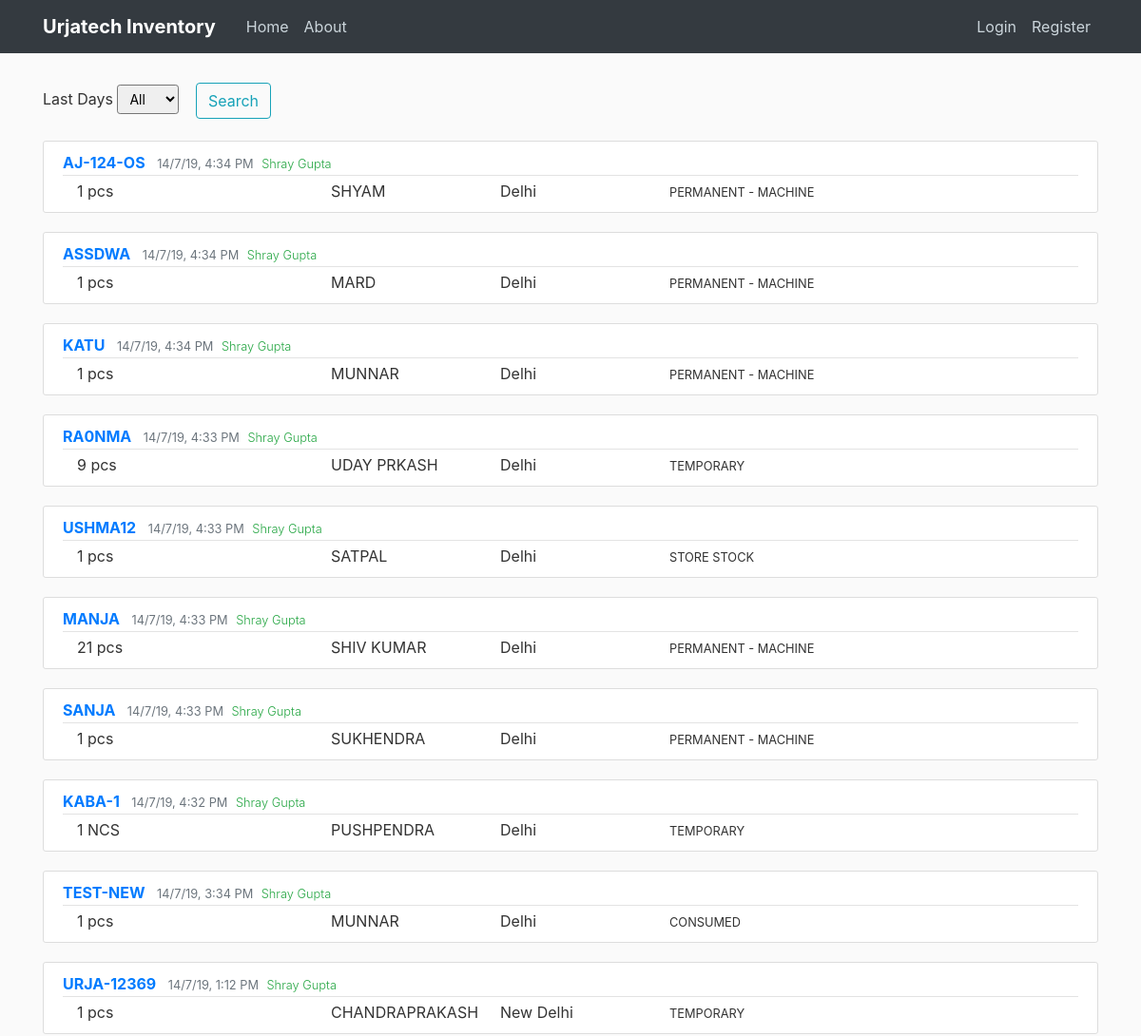
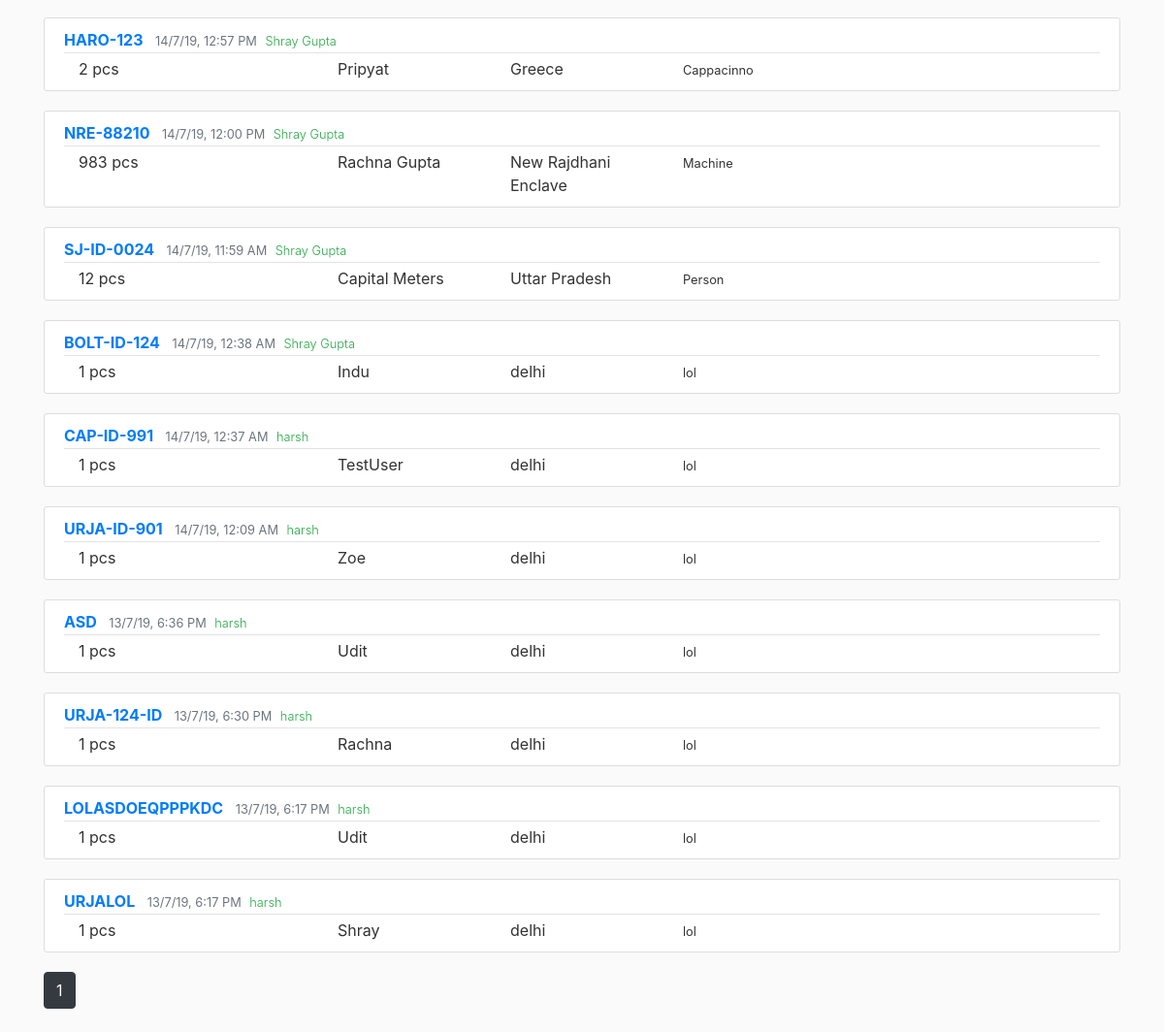
The page /home on the database its author committed (2 pictures, top to bottom).
### flaskblog/models.py (models this page shows, shortened)
class Post(db.Model):
    id = db.Column(db.Integer, primary_key=True)
    material_id = db.Column(db.String(50), nullable=False)
    numbers_issued = db.Column(db.Integer)
    unit = db.Column(db.String(10))
    person = db.Column(db.String(20))
    location = db.Column(db.String(50))
    type_issued = db.Column(db.String(20))
    date_posted = db.Column(db.DateTime, nullable=False, default=datetime.now)
    user_id = db.Column(db.Integer, db.ForeignKey('user.id'))

class User(db.Model, UserMixin):
    id = db.Column(db.Integer, primary_key=True)
    name = db.Column(db.String(30), nullable=False)
    username = db.Column(db.String(20), unique=True, nullable=False)
    email = db.Column(db.String(100), unique=True, nullable=False)
    image_file = db.Column(db.String(20), nullable=False, default='56c6632a3ab0abec.jpg')
    password = db.Column(db.String(60), nullable=False)
    posts = db.relationship('Post', backref='author', lazy=True)

### flaskblog/routes.py (the view)
@app.route("/", methods=['GET', 'POST'])
@app.route("/home", methods=['GET', 'POST'])
def home():
    is_empty=False
    page = request.args.get('page', 1, type=int)
    per_page=20
    form = SortDays()
    posts = Post.query.order_by(desc(Post.date_posted))
    if form.sort_days.data == '1':
        posts = Post.query.order_by(desc(Post.date_posted)).filter(Post.date_posted > (datetime.now()-timedelta(days=1)))
    elif form.sort_days.data == '7':
        posts = Post.query.order_by(desc(Post.date_posted)).filter(Post.date_posted > (datetime.now()-timedelta(hours=7)))
    elif form.sort_days.data == '30':
        posts = Post.query.order_by(desc(Post.date_posted)).filter(Post.date_posted > (datetime.now()-timedelta(days=30)))
    elif form.sort_days.data == '90':
        posts = Post.query.order_by(desc(Post.date_posted)).filter(Post.date_posted > (datetime.now()-timedelta(days=90)))
    elif form.sort_days.data == '360':
        posts = Post.query.order_by(desc(Post.date_posted)).filter(Post.date_posted > (datetime.now()-timedelta(days=360)))
    elif form.sort_days.data == 'All':
        posts = Post.query.order_by(desc(Post.date_posted))
    if len(posts.all()) == 0:
        is_empty = True
    return render_template('home.html', form=form,
                            posts=posts.paginate(page=page, per_page=per_page),
                            is_empty=is_empty)

### flaskblog/forms.py
class SortDays(FlaskForm):
    sort_days = SelectField('Last Days', choices=[('All', 'All'), ('1', '1'),
                                                  ('7', '7'), ('30', '30'),
                                                  ('90', '90'), ('360', '360')])
    submit = SubmitField('Search')

### flaskblog/templates/home.html (shortened to what this page needs)
{% extends "layout.html" %}
{% block content %}
<form method="POST" action="">
        <div class="form-group">
            {{ form.sort_days.label(class="form-control-label")}}
            {% if form.sort_days.errors %}
                {{ form.sort_days(class="form-control form-control-lg is-invalid") }}
                <div class="invalid-feedback">
                    {% for error in form.sort_days.errors %}
                    <span>
                    {{ error }}
                    </span>
                    {% endfor %}
                </div>
            {% else %}
            {{ form.sort_days(class="form-control-sm") }}
            {% endif %}
            <div class="btn">
              {{ form.submit(class="btn btn-outline-info") }}
            </div>
        </div>
</form>
{% for post in posts.items %}
  <article class="media content-section">
  <div class="media-body">
    <div class="article-metadata">
        <a class="mr-2 text-uppercase font-weight-bold" href="{{ url_for('post', post_id=post.id) }}"> {{ post.material_id }}</a>
        <small class="text-muted">{{ post.date_posted.strftime("%d/%-m/%-y, %-I:%M %p")}}</small>
        <small class="font-weight-light text-success ml-1">{{ post.author.name }}</small>
      </div>
      <div class="container text-sm">
        <div class="row">
          <div class="col-3">
            {{ post.numbers_issued }} {{post.unit}}
          </div>
          <div class="col-2">
            {{ post.person }}
          </div>
        <div class="col-2">
          {{ post.location }}
        </div>
        <div class="col">
          <small> {{ post.type_issued }}</small>
        </div>
      </div>
      </div>
    </div>
  </article>
{% endfor %}
{% for page_num in posts.iter_pages(left_edge=1, right_edge=1, left_current=1, right_current=2) %}
  {% if page_num %}
    {% if posts.page == page_num %}
      <a class="btn btn-dark mb-4" href="{{ url_for('home', page=page_num) }}">{{page_num}}</a>
    {% else %}
      <a class="btn btn-outline-dark mb-4" href="{{ url_for('home', page=page_num) }}">{{page_num}}</a>
    {% endif %}
  {% else %}
    ...
  {% endif %}
{% endfor %}
{% endblock content %}

### flaskblog/templates/layout.html (shortened to what this page needs)
<!DOCTYPE html>
<html lang="en">
<head>
    <link rel="stylesheet" href="https://stackpath.bootstrapcdn.com/bootstrap/4.3.1/css/bootstrap.min.css">
    <link rel="stylesheet" type="text/css" href="{{ url_for('static', filename='main.css')}}">
</head>
<body>
<header class="site-header">
    <nav class="navbar navbar-expand-md navbar-dark bg-dark fixed-top">
        <div class="container">
            <a class="navbar-brand mr-4 font-weight-bold" href="/">Urjatech Inventory</a>
            <div class="collapse navbar-collapse" id="navbarToggle">
                <div class="navbar-nav mr-auto">
                    <a class="nav-item nav-link" href="{{ url_for('home')}}">Home</a>
                    <a class="nav-item nav-link" href="{{ url_for('about')}}">About</a>
                </div>
                <div class="navbar-nav">
                    {% if current_user.is_authenticated %}
                      {% if current_user.username == 'harsh' %}
                        <a class="nav-item nav-link" href="{{ url_for('dashboard')}}">Dashboard</a>
                      {% endif %}
                      <a class="nav-item nav-link" href="{{ url_for('new_post')}}">New Entry</a>
                      <a class="nav-item nav-link" href="{{ url_for('account')}}">Account</a>
                      <a class="nav-item nav-link" href="{{ url_for('logout')}}">Logout</a>
                    {% else %}
                        <a class="nav-item nav-link" href="{{ url_for('login')}}">Login</a>
                        <a class="nav-item nav-link" href="{{ url_for('register')}}">Register</a>
                    {% endif %}
                </div>
            </div>
        </div>
    </nav>
</header>
<main role="main" class="container">
    <div class="row">
        <div class="col-md-12">
            {% block content %}{% endblock %}
        </div>
    </div>
</main>
</body>
</html>

### flaskblog/static/main.css (style rules this page uses)
body { background: #fafafa; color: #333333; margin-top: 5rem; }
.site-header .navbar-nav .nav-link { color: #cbd5db; }
.content-section { background: #ffffff; padding: 10px 20px; border: 1px solid #dddddd; border-radius: 3px; margin-bottom: 20px; }
.article-metadata { padding-bottom: 1px; margin-bottom: 4px; border-bottom: 1px solid #e3e3e3 }

### rows shown on the page
Post: material_id "AJ-124-OS", date_posted "14/7/19, 4:34 PM", author.name "Shray Gupta", numbers_issued "1", unit "pcs", person "SHYAM", location "Delhi", type_issued "PERMANENT - MACHINE"
Post: material_id "ASSDWA", date_posted "14/7/19, 4:34 PM", author.name "Shray Gupta", numbers_issued "1", unit "pcs", person "MARD", location "Delhi", type_issued "PERMANENT - MACHINE"
Post: material_id "KATU", date_posted "14/7/19, 4:34 PM", author.name "Shray Gupta", numbers_issued "1", unit "pcs", person "MUNNAR", location "Delhi", type_issued "PERMANENT - MACHINE"
Post: material_id "RA0NMA", date_posted "14/7/19, 4:33 PM", author.name "Shray Gupta", numbers_issued "9", unit "pcs", person "UDAY PRKASH", location "Delhi", type_issued "TEMPORARY"
Post: material_id "USHMA12", date_posted "14/7/19, 4:33 PM", author.name "Shray Gupta", numbers_issued "1", unit "pcs", person "SATPAL", location "Delhi", type_issued "STORE STOCK"
Post: material_id "MANJA", date_posted "14/7/19, 4:33 PM", author.name "Shray Gupta", numbers_issued "21", unit "pcs", person "SHIV KUMAR", location "Delhi", type_issued "PERMANENT - MACHINE"
Post: material_id "SANJA", date_posted "14/7/19, 4:33 PM", author.name "Shray Gupta", numbers_issued "1", unit "pcs", person "SUKHENDRA", location "Delhi", type_issued "PERMANENT - MACHINE"
Post: material_id "KABA-1", date_posted "14/7/19, 4:32 PM", author.name "Shray Gupta", numbers_issued "1", unit "NCS", person "PUSHPENDRA", location "Delhi", type_issued "TEMPORARY"
Post: material_id "TEST-NEW", date_posted "14/7/19, 3:34 PM", author.name "Shray Gupta", numbers_issued "1", unit "pcs", person "MUNNAR", location "Delhi", type_issued "CONSUMED"
Post: material_id "URJA-12369", date_posted "14/7/19, 1:12 PM", author.name "Shray Gupta", numbers_issued "1", unit "pcs", person "CHANDRAPRAKASH", location "New Delhi", type_issued "TEMPORARY"
Post: material_id "HARO-123", date_posted "14/7/19, 12:57 PM", author.name "Shray Gupta", numbers_issued "2", unit "pcs", person "Pripyat", location "Greece", type_issued "Cappacinno"
Post: material_id "NRE-88210", date_posted "14/7/19, 12:00 PM", author.name "Shray Gupta", numbers_issued "983", unit "pcs", person "Rachna Gupta", location "New Rajdhani Enclave", type_issued "Machine"
Post: material_id "SJ-ID-0024", date_posted "14/7/19, 11:59 AM", author.name "Shray Gupta", numbers_issued "12", unit "pcs", person "Capital Meters", location "Uttar Pradesh", type_issued "Person"
Post: material_id "BOLT-ID-124", date_posted "14/7/19, 12:38 AM", author.name "Shray Gupta", numbers_issued "1", unit "pcs", person "Indu", location "delhi", type_issued "lol"
Post: material_id "CAP-ID-991", date_posted "14/7/19, 12:37 AM", author.name "harsh", numbers_issued "1", unit "pcs", person "TestUser", location "delhi", type_issued "lol"
Post: material_id "URJA-ID-901", date_posted "14/7/19, 12:09 AM", author.name "harsh", numbers_issued "1", unit "pcs", person "Zoe", location "delhi", type_issued "lol"
Post: material_id "ASD", date_posted "13/7/19, 6:36 PM", author.name "harsh", numbers_issued "1", unit "pcs", person "Udit", location "delhi", type_issued "lol"
Post: material_id "URJA-124-ID", date_posted "13/7/19, 6:30 PM", author.name "harsh", numbers_issued "1", unit "pcs", person "Rachna", location "delhi", type_issued "lol"
Post: material_id "LOLASDOEQPPPKDC", date_posted "13/7/19, 6:17 PM", author.name "harsh", numbers_issued "1", unit "pcs", person "Udit", location "delhi", type_issued "lol"
Post: material_id "URJALOL", date_posted "13/7/19, 6:17 PM", author.name "harsh", numbers_issued "1", unit "pcs", person "Shray", location "delhi", type_issued "lol"

### other values the page prints
{{ page_num }} "1"
